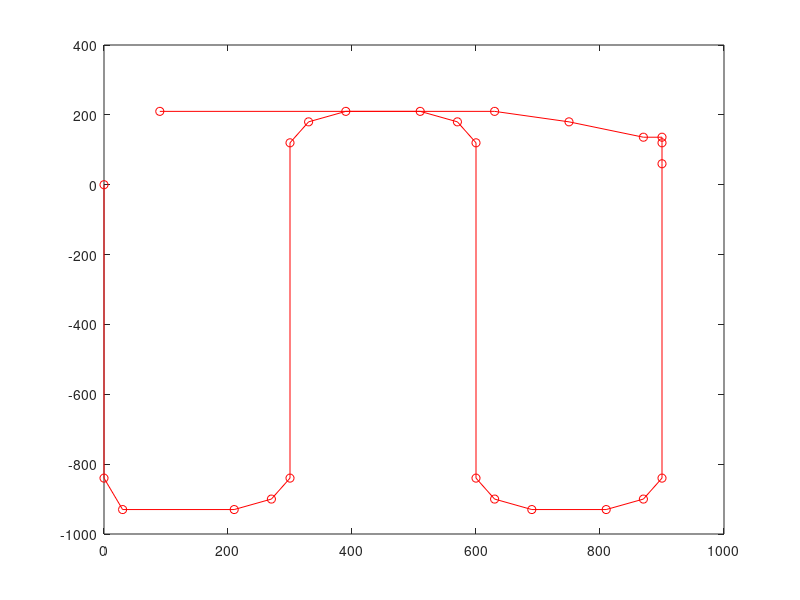

Recreate this plot in MATLAB.
x = [0, 0	, 30		, 210	, 270	, 300	, 300	, 330  	, 390	, 510	, 570	, 600	, 600	, 630	, 690	,810,870,900,900,900,900,870,750,630,90	]
y = [0,	-14*60	, -930		, -930	, -900	, -840	, 120	, 180	, 210	, 210	, 180	, 120	, -840	, -900	, -930	, -930, -900,	-840,60,120,136,136,180,210,210	]
plot(x, y, 'o-r');
